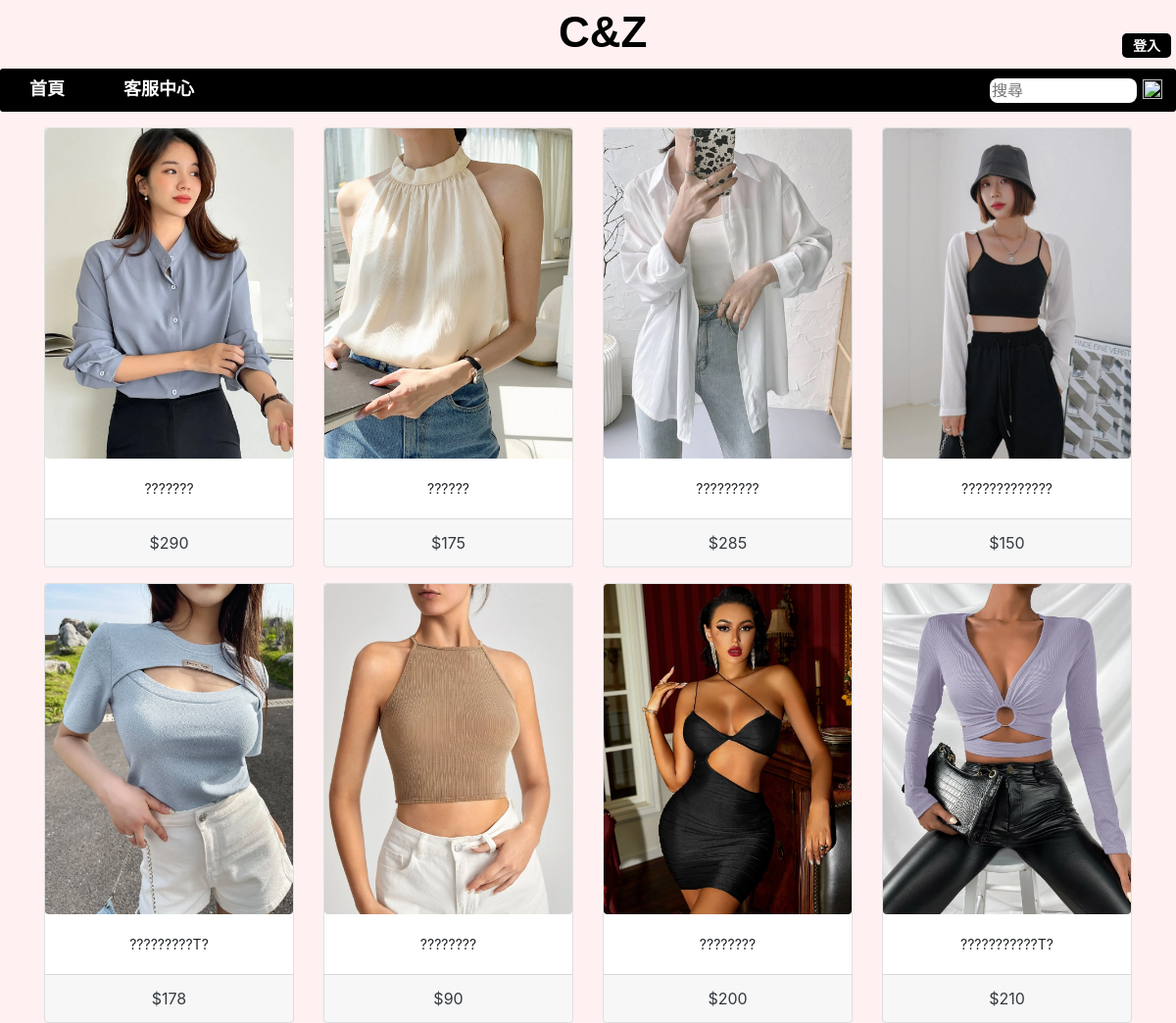
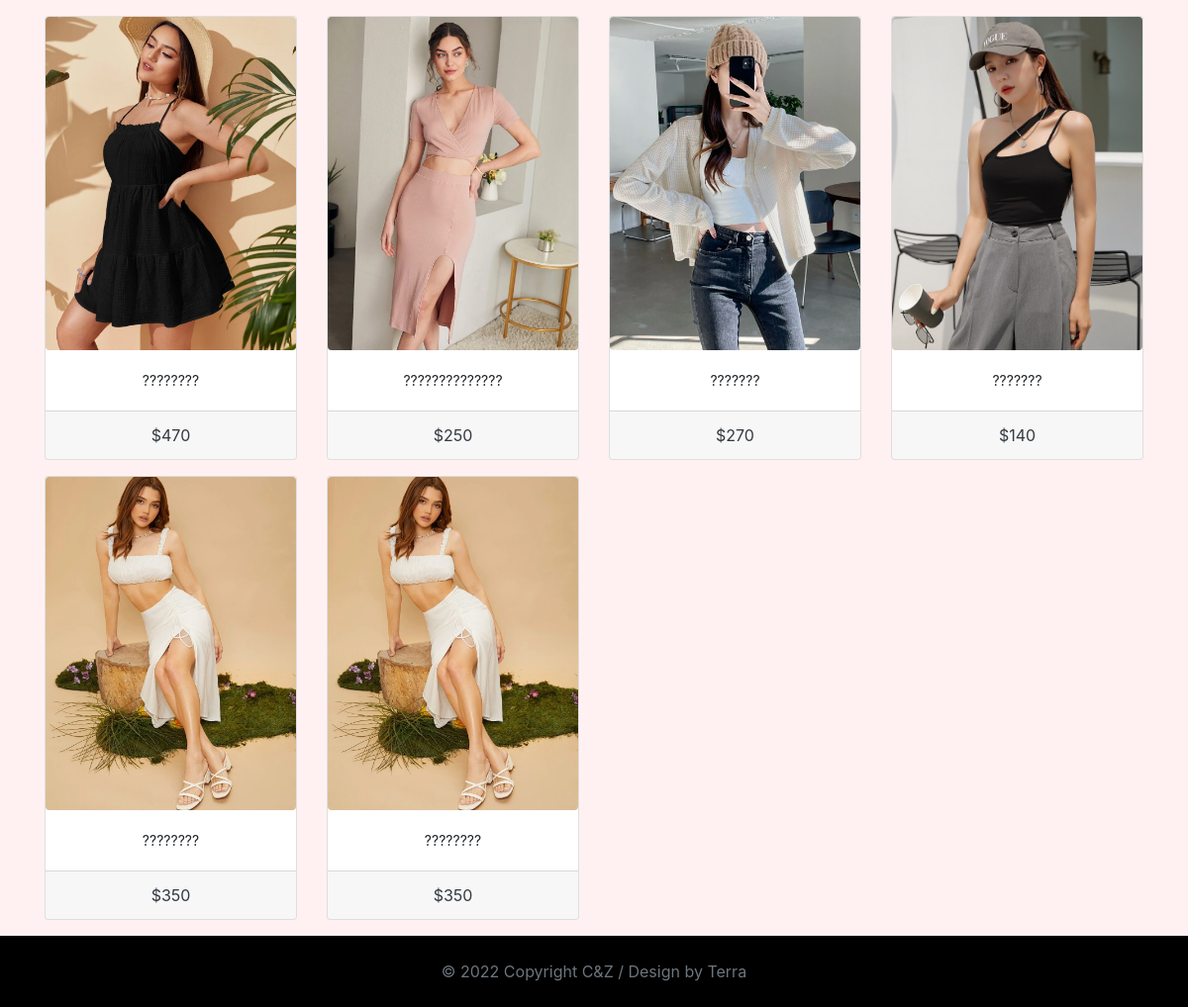
Screenshot of /Project/Project/index.php with the database file from the repository (2 pictures, top to bottom).
### tables this page shows
CREATE TABLE `product` (
  `ProductID` int(11) NOT NULL,
  `SellerID` int(11) NOT NULL,
  `ProductName` varchar(255) NOT NULL,
  `Description` longtext NOT NULL,
  `Price` int(11) NOT NULL,
  `Image_path` varchar(255) DEFAULT NULL,
  `Stock` int(11) NOT NULL,
  `LaunchDate` datetime NOT NULL,
  `DiscontinueDate` datetime DEFAULT NULL
);

### Project/Project/index.php (called while the page is built)
<?php
include('functions/connect.php');
include('home.php');
?>

### Project/Project/home.php (the view, shortened to what this page needs)
<?php
  $sql = "SELECT * FROM product WHERE 1";
  $result = mysqli_query($conn, $sql);
  $products = mysqli_fetch_all($result);
?>
<!DOCTYPE html>
<html>
  <head>
    <link rel="stylesheet" href="https://stackpath.bootstrapcdn.com/bootstrap/4.1.3/css/bootstrap.min.css">
    <link rel="stylesheet" href="home.css">
    <link rel="stylesheet" href="styleSheets/product.css">
  </head>
  <body>
    <?php if($_SESSION['identity'] == 'guest'){?>
      <div>
        <header class="title_bar">
            <div class="top">
              <a class="logo_MyCloset" style="color:black;text-decoration:none" href="index.php">C&Z</a>
                <div class="icon">
                    <a class="LOGIN_TEXT" style="color:white;text-decoration:none" href="MSDS.php">登入</a>
                </div>
            </div>
          <nav class="option_box">
            <div class="table">
              <div><a href="index.php"  class="Home">首頁</a></div>
              <div><a href="index.php"  class="Home">客服中心</a></div>
            </div>
            <div class="wrap">
              <div class="search">
                <input class="search-bar" type="text" name="search" id="search" placeholder="搜尋">
                <button class="search-btn"><img src="https://cdn.iconscout.com/icon/free/png-256/search-1399-475061.png"style="display:block;color:#edf2c5" width="20px" height="20px" ></button>
              </div>
            </div>
          </nav>
        </header>
        <div class="container">
          <div class="row">
            <?php foreach ($products as $product) {?>
              <form class="col-md-3 mt-3" method="post">
                <div class="card">
                    <img class="rounded d-block" src = "<?php echo $product[5]; ?>">
                    <div class="card-body text-center">
                      <p class="card-text" style="font-size:14px"><?php echo $product[2]; ?></p>
                    </div>
                    <div class="card-footer text-center text-dark">
                      <?php echo "$"?><?php echo $product[4]; ?>
                    </div>
                </div>
              </form>
            <?php  } ?>
          </div>
        </div>
      </div>
    <?php } ?>
    <footer class="text-center text-lg-start bg-light text-muted mt-3 ">
        <div class="text-center p-4" style="background-color: #000000">
        © 2022 Copyright C&Z / Design by Terra
      </div>
    </footer>
  </body>
</html>

### Project/Project/home.css (style rules this page uses)
body { background-color: #fff1f1; box-sizing: border-box; }
.title_bar { max-width: 100%; }
.logo_MyCloset { width: 271px; height: 42px; font-family: Arial; font-size: 44px; font-weight: 900; font-stretch: normal; font-style: normal; letter-spacing: normal; text-align: left; color: #000000; margin-bottom: 20px; margin-left: 45%; padding-left: 30px; }
.top { display:flex ; flex-direction: row; justify-content: space-between; width: 100%; position: relative; }
.icon { margin-right: 0; display: flex; flex-direction: row; align-items: center; position: relative; top: 15px; }
.LOGIN_TEXT { background-color: #000000; border-radius: 5px; color: #ffffff; font-family: "Arial Black"; font-size: 14px; font-weight: bold; text-align: center; height: 25px; width: 50px; margin-right: 5px; padding-top: 3px; }
.option_box { width: 100%; height: 44px; border-radius: 3px; background-color: #000000; display: inline-flex; margin-top: 8px; }
.table { background-color: #000000; display: inline-flex; margin-top: 8px; }
.Home { padding: 12px 30px; font-size: 18px; font-weight: 900; font-family: "Arial Black", sans-serif; color: #ffffff; }
.wrap { max-width: 960px; margin:auto 20px auto auto; height: auto; display: flex; }
.search { display: flex; }
.search-btn { width: 20px; height: 20px; background: transparent; outline:none; border-width: 0px; cursor: pointer; }
.search-bar { width: 150px; height: 25px; border-radius: 8px; outline:whitesmoke; border-width: 0px; margin:auto auto auto auto; background-color: #ffffff; }
a { font-size: 20px; font-family: "Microsoft JhengHei"; }

### rows the page displays
product: Image_path (picture), ProductName "???????", Price "290"
product: Image_path (picture), ProductName "??????", Price "175"
product: Image_path (picture), ProductName "?????????", Price "285"
product: Image_path (picture), ProductName "?????????????", Price "150"
product: Image_path (picture), ProductName "?????????T?", Price "178"
product: Image_path (picture), ProductName "????????", Price "90"
product: Image_path (picture), ProductName "????????", Price "200"
product: Image_path (picture), ProductName "???????????T?", Price "210"
product: Image_path (picture), ProductName "????????", Price "470"
product: Image_path (picture), ProductName "??????????????", Price "250"
product: Image_path (picture), ProductName "???????", Price "270"
product: Image_path (picture), ProductName "???????", Price "140"
product: Image_path (picture), ProductName "????????", Price "350"
product: Image_path (picture), ProductName "????????", Price "350"
